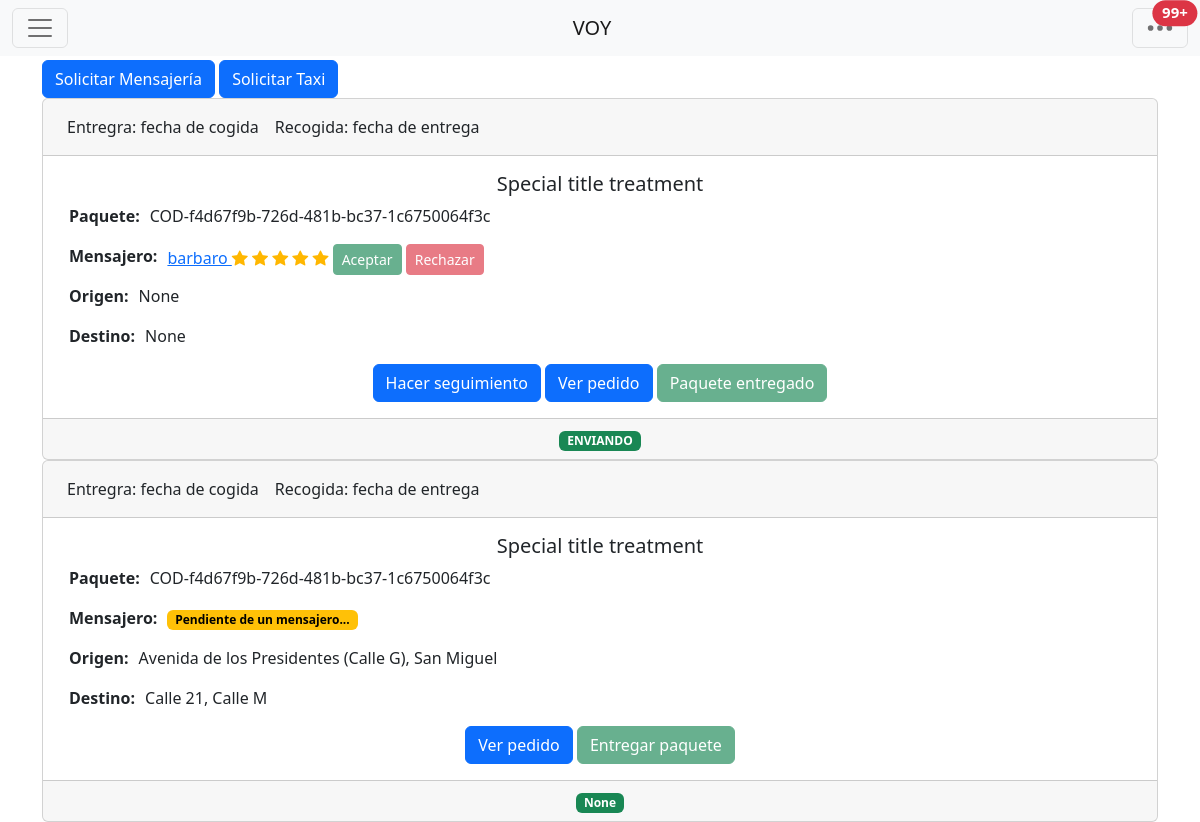
The page /cliente/ on the database its author committed.
### core/models.py (models this page shows, shortened)
class ServicioMensajero(models.Model):
    ESTADO_SERVICIO_CHOICE=(
        ('PENDIENTE_DE_MENSAJERO','PENDIENTE_DE_MENSAJERO'),
        ('PENDIENTE_DE_ACEPTACION','PENDIENTE_DE_ACEPTACION'),
        ('ENVIANDO','ENVIANDO'),
        ('FINALIZADO','FINALIZADO'),
    )
    id = models.UUIDField(primary_key=True, default=uuid.uuid4, help_text="ID único para el vehiculo del mensajero")
    user = models.ForeignKey(User, on_delete=models.CASCADE)
    cliente = models.ForeignKey(Cliente, on_delete=models.CASCADE)
    paquete = models.ForeignKey(Paquete, on_delete=models.CASCADE)
    mensajero = models.ForeignKey(Mensajero, on_delete=models.CASCADE, blank=True, null=True)
    mensajero_aceptado=models.BooleanField(default=False)
    rechazo_mensajero = models.ManyToManyField(Mensajero, related_name="rechazo_mensajero", blank=True)
    mensajero_rechazado = models.ManyToManyField(Mensajero, related_name="mensajero_rechazado", blank=True)
    vahiculo = models.ForeignKey(VehiculoMensajero, on_delete=models.CASCADE, blank=True, null=True)
    direccion_origen=models.CharField(max_length=125, blank=True, null=True)
    direccion_destino=models.CharField(max_length=125, blank=True, null=True)
    direccion_origen_map=models.CharField(max_length=125, blank=True, null=True)
    direccion_destino_map=models.CharField(max_length=125, blank=True, null=True)
    latitud_origen=models.DecimalField(max_digits=25, decimal_places=20, help_text="Latitud Origen", blank=True, null=True)
    longitud_origen=models.DecimalField(max_digits=25, decimal_places=20, help_text="Longitud Origen", blank=True, null=True)
    latitud_destino=models.DecimalField(max_digits=25, decimal_places=20, help_text="Latitud Destino", blank=True, null=True)
    longitud_destino=models.DecimalField(max_digits=25, decimal_places=20, help_text="Longitud Destino", blank=True, null=True)
    distancia=models.DecimalField(max_digits=25, decimal_places=20, help_text="Longitud Destino", blank=True, null=True)
    tarifa=models.DecimalField(max_digits=25, decimal_places=20, help_text="Longitud Destino", blank=True, null=True)
    precio=models.DecimalField(max_digits=25, decimal_places=20, help_text="Longitud Destino", blank=True, null=True)
    hora_recogida=models.DateTimeField(verbose_name="Hora de recogida", blank=True, null=True)
    hora_entrega=models.DateTimeField(verbose_name="Hora de entrega", blank=True, null=True)
    activo=models.BooleanField(default=False)
    created_at = models.DateTimeField(auto_now_add=True, blank=True, null=True)
    updated_at = models.DateTimeField(auto_now=True, blank=True, null=True)
    estado=models.CharField(max_length=25, choices=ESTADO_SERVICIO_CHOICE, blank=True, null=True)
    codigo = models.CharField(max_length=10, blank=True, unique=True)
    paquete_entregado=models.BooleanField(default=False)
    paquete_entregado_hora=models.DateTimeField(blank=True, null=True)
    paquete_recibido=models.BooleanField(default=False)
    paquete_recibido_hora=models.DateTimeField(blank=True, null=True)
    servicio_finalizado=models.BooleanField(default=False)

class Paquete(models.Model):
    user = models.ForeignKey(User, on_delete=models.CASCADE)
    mensajero = models.ForeignKey(Mensajero, on_delete=models.CASCADE)
    id = models.UUIDField(primary_key=True, default=uuid.uuid4, help_text="ID único para el vehiculo del mensajero")
    codigo = models.CharField(max_length=10, blank=True, unique=True)
    paquete_recogido=models.BooleanField(default=False)
    paquete_recogido_hora=models.DateTimeField(blank=True, null=True)
    paquete_entregado=models.BooleanField(default=False)
    paquete_entregado_hora=models.DateTimeField(blank=True, null=True)

class Mensajero(models.Model):
    user = models.OneToOneField(User, on_delete=models.CASCADE)
    id = models.UUIDField(primary_key=True, default=uuid.uuid4, help_text="ID único para el mensajero")
    direcciones=models.ManyToManyField(Direccion, blank=True, help_text="Direcciones del mensajero")
    codigo = models.CharField(max_length=10, blank=True, unique=True)
    paquete_recogido=models.BooleanField(default=False)
    paquete_recogido_hora=models.DateTimeField(blank=True, null=True)
    paquete_entregado=models.BooleanField(default=False)
    paquete_entregado_hora=models.DateTimeField(blank=True, null=True)

### core/views.py (the view)
# urls.py: path('cliente/', views.HomeClienteView.as_view(), name="home-cliente"),
class HomeClienteView(generic.View):
    template_name="cliente/index_cliente.html"
    def get(self, request, *args, **kwargs):
        servicios=ServicioMensajero.objects.filter(activo=True)
        return render(request, self.template_name, {'servicios':servicios})

### templates/cliente/index_cliente.html (shortened to what this page needs)
{% extends "base.html" %}
{% block content %}
{% include "cliente/parts/nav_bar_cliente.html" %}
 <main class="container" style="margin-top: 60px;">
        <div class="row">
          <div class="col-xs-6">
            <a href="{% url 'core:crear-mensajeria' %}" class="btn btn-primary">Solicitar Mensajería</a>
            <a href="#" class="btn btn-primary">Solicitar Taxi</a>
          </div>
          <div class="col-xs-12">
    {% if servicios %}
        {% for servicio in servicios  %}
         <div class="card text-center">
              <div class="card-header d-flex">
                <p class="mr-auto p-2" style="padding: 0; margin: 0;" >Entregra: fecha de cogida</p>
                <p class="p-2" style="padding: 0; margin: 0;" >Recogida: fecha de entrega</p>
              </div>
              <div class="card-body">
                <h5 class="card-title">Special title treatment</h5>
                <div class="d-flex align-items-start">
                  <p class="card-text"><strong>Paquete: </strong></p><p class="card-text">COD-{{servicio.paquete.id}}</p>
                </div>
                <div class="d-flex align-items-start">
                    <p class="card-text"><strong> Mensajero: </strong></p><p class="card-text">
                      {% if servicio.mensajero %}
                        <a href="{% url 'core:detalles-mensajero' servicio.mensajero.pk %}">
                          {{servicio.mensajero.user.username}}
                        </a>
                            <i class="bi bi-star-fill estrellas"></i>
                            <i class="bi bi-star-fill estrellas"></i>
                            <i class="bi bi-star-fill estrellas"></i>
                            <i class="bi bi-star-fill estrellas"></i>
                            <i class="bi bi-star-fill estrellas"></i>
                        {% if servicio.mensajero_aceptado %}
                          <a href="#" class="btn btn-success btn-sm disabled">Aceptar</a>
                          <a href="#" class="btn btn-danger btn-sm disabled">Rechazar</a>
                        {% else %}
                          <a href="{% url 'core:aceptar-mensajero' servicio.pk servicio.mensajero.pk %}" class="btn btn-success btn-sm">Aceptar</a>
                          <a href="{% url 'core:rechazar-mensajero' servicio.pk servicio.mensajero.pk %}" class="btn btn-danger btn-sm">Rechazar</a>
                        {% endif %}
                      {% else %}
                      <span class="badge text-bg-warning">Pendiente de un mensajero...</span>
                      {% endif %}
                    </p>
                  </div>
                  <div class="d-flex align-items-start">
                    <p class="card-text"><strong>Origen: </strong></p><p class="card-text">
                      {% if servicio.direccion_origen %}
                        {{servicio.direccion_origen}}
                      {% else %}
                        {{servicio.direccion_origen_map}}
                      {% endif %}
                    </p>
                  </div>
                  <div class="d-flex align-items-start">
                    <p class="card-text"><strong>Destino: </strong></p><p class="card-text">
                        {% if servicio.direccion_destino %}
                        {{servicio.direccion_destino}}
                      {% else %}
                        {{servicio.direccion_destino_map}}
                      {% endif %}
                    </p>
                  </div>
                  {% if servicio.mensajero %}
                    <a href="{% url 'core:seguimiento-mensajero' servicio.mensajero.pk %}" class="btn btn-primary">Hacer seguimiento</a>
                  {% endif %}
                <a href="{% url 'core:detalles-servicio-mensajero' servicio.pk %}" class="btn btn-primary">Ver pedido</a>
                {% if not servicio.paquete_entregado %}
                  {% if servicio.mensajero_aceptado %}
                    <a href="{% url 'core:servicio-paquete-entregado-recibido' servicio.pk 'cliente' %}" class="btn btn-success">Entregar paquete</a>
                  {% else %}
                    <a href="#" class="btn btn-success disabled">Entregar paquete</a>
                  {% endif %}
                {% else %}
                  <a href="#" class="btn btn-success disabled">Paquete entregado</a>
                {% endif %}
              </div>
              <div class="card-footer text-muted">
                  <span class="badge text-bg-success">{{servicio.estado}}</span>
              </div>
            </div>
        {% endfor %}
    {% else %}
      No tienes servicios solicitados o activos
    {% endif %}
          </div>
        </div>
      </main>
{% endblock content %}

### templates/cliente/index_cliente.html (style rules this page uses)
strong { margin:10px; }
.estrellas { color: rgb(255, 183, 0); }

### rows shown on the page
ServicioMensajero: paquete.id "f4d67f9b-726d-481b-bc37-1c6750064f3c", mensajero.user.username "barbaro", mensajero_aceptado "Aceptar", direccion_origen_map "None", direccion_destino_map "None", shows "Hacer seguimiento", paquete_entregado "Paquete entregado", estado "ENVIANDO"
ServicioMensajero: paquete.id "f4d67f9b-726d-481b-bc37-1c6750064f3c", shows "Pendiente de un mensajero...", direccion_origen_map "Avenida de los Presidentes (Calle G), San Miguel", direccion_destino_map "Calle 21, Calle M", paquete_entregado "Entregar paquete", estado "None"
